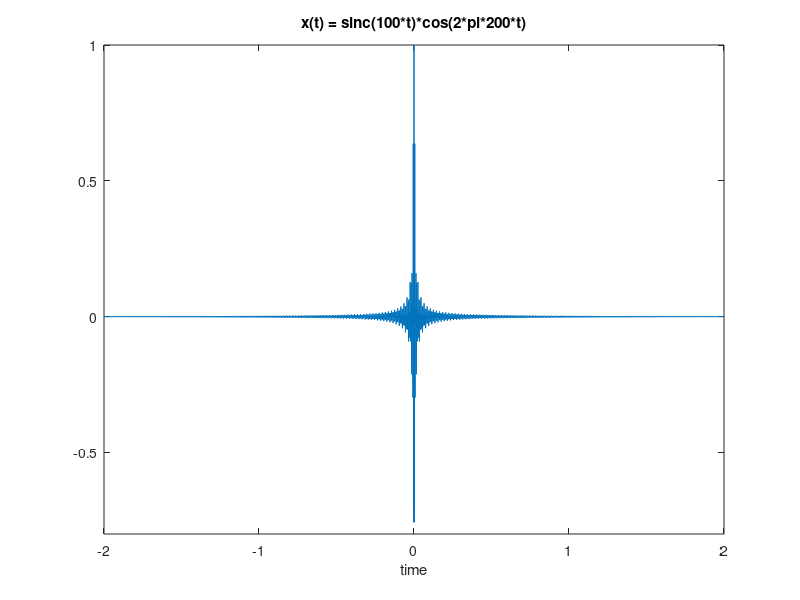
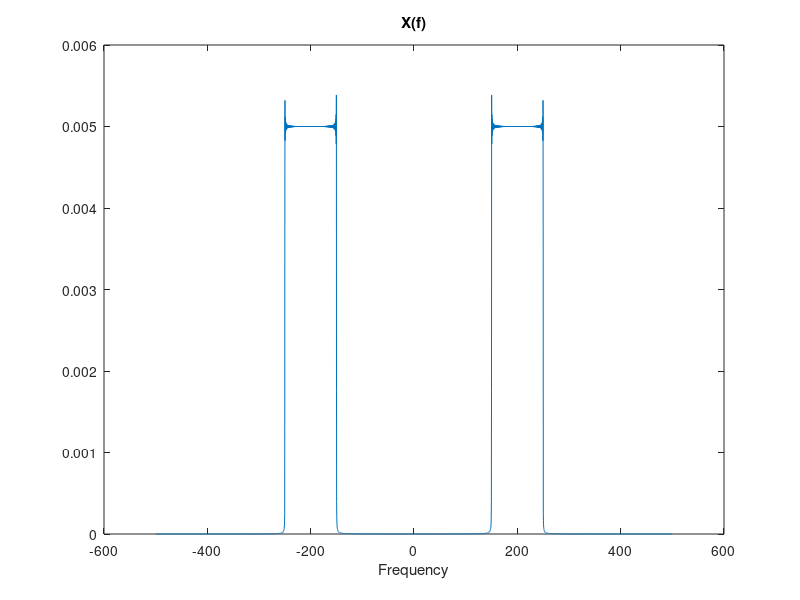
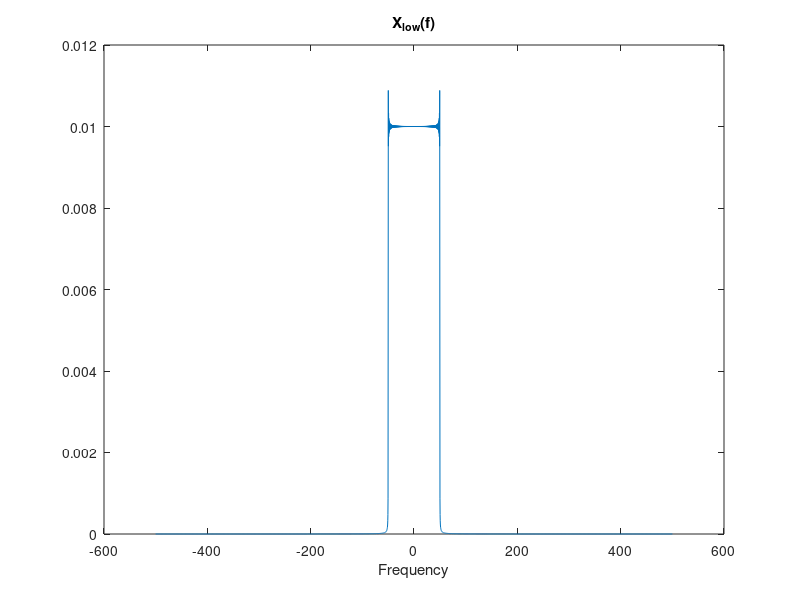
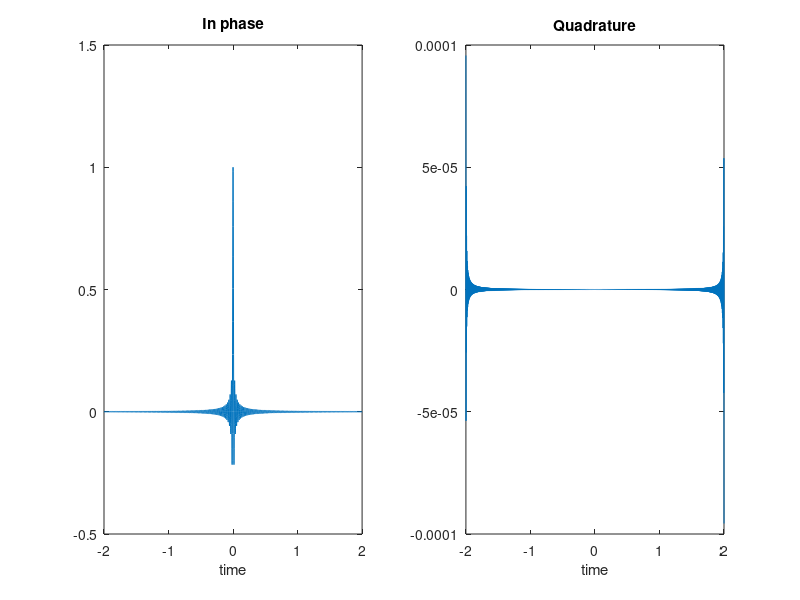

MATLAB code to generate these figures, in order:
clear
clc
close all

ts = 0.001;
t = -2:ts:2;
x = sinc(100*t).*cos(2*pi*200*t);

% 1
figure;
plot(t,x); title('x(t) = sinc(100*t)*cos(2*pi*200*t)'); xlabel('time'); axis([-inf, inf, -0.8, 1]);
fs = 1/ts;
X = fftshift(fft(x))/fs;                             % freq response of x(t)
f = linspace(-fs/2,fs/2,length(x));           % frequency index
figure;
plot(f,abs(X)); title('X(f)'); xlabel('Frequency');

% 2
f0 = 200;
z = hilbert(x);                  % z(t) is the analytic signal of x(t)
t2 = 0:ts:(length(x)-1)*ts;
x_low = z.*exp(-1i*2*pi*f0*t2);                     % lowpass equivalent signal
X_low = fftshift(fft(x_low))/fs;                     % frequency response of x_low(t)
f = linspace(-fs/2,fs/2,length(x));       % frequency index  
figure;
plot(f,abs(X_low)); title('X_l_o_w(f)'); xlabel('Frequency');
figure;
subplot(1,2,1); plot(t,real(x_low)); title('In phase'); xlabel('time');     % In phase component
subplot(1,2,2); plot(t,imag(x_low)); title('Quadrature'); xlabel('time');   % Quadrature component
figure;
plot(t,abs(x_low)); title('Envelope'); xlabel('time');                      % Envelope

% 3
f0 = 100;
z = hilbert(x);                  % z(t) is the analytic signal of x(t)
t2 = 0:ts:(length(x)-1)*ts;
x_low = z.*exp(-1i*2*pi*f0*t2);                     % lowpass equivalent signal
X_low = fftshift(fft(x_low))/fs;                     % frequency response of x_low(t)
f = linspace(-fs/2,fs/2,length(x));       % frequency index  
figure;
plot(f,abs(X_low)); title('X_l_o_w(f)'); xlabel('Frequency');
figure;
subplot(1,2,1); plot(t,real(x_low)); title('In phase'); xlabel('time');     % In phase component
subplot(1,2,2); plot(t,imag(x_low)); title('Quadrature'); xlabel('time');   % Quadrature component
figure;
plot(t,abs(x_low)); title('Envelope'); xlabel('time');                    % Envelope
